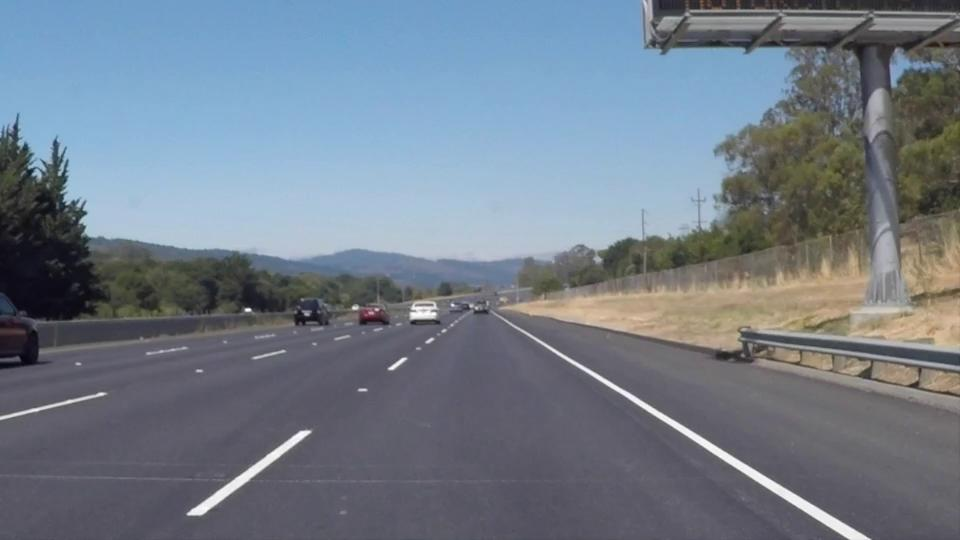
//> input picture 1.jpg, 960 x 540 px
$ ./lane_detection   (built with g++ and OpenCV 4)
//> lines starting //> are read from the running program, lines starting //| are printed output that depends on the picture; after the words box and inside, x2 and y2 are one past the last pixel; in counts of white or black regions, pixels touching at a corner belong together
/**
 * @file lane_detection.cpp
 * @brief Lane detection on roads for self-driving cars.
 * @author Anirudh Narayanan
 */

#include <iostream>
#include <sstream>
#include <opencv2/imgcodecs.hpp>
#include <opencv2/imgproc.hpp>
#include <opencv2/videoio.hpp>
#include <opencv2/highgui.hpp>
#include <opencv2/video.hpp>
#include <math.h> // power, tan
#include <stdlib.h>  // absolute value
#include <algorithm> // for sort

using namespace cv;
using namespace std;

// Function for finding median
double median(vector<double> vec) {

	// get size of vector
	int vecSize = vec.size();

	// if vector is empty throw error
	if (vecSize == 0) {
		throw domain_error("median of empty vector");
	}

	// sort vector
	sort(vec.begin(), vec.end());

	// define middle and median
	int middle;
	double median;

		// if even number of elements in vec, take average of two middle values
	if (vecSize % 2 == 0) {
		// a value representing the middle of the array. If array is of size 4 this is 2
		// if it's 8 then middle is 4
		middle = vecSize/2;

		// take average of middle values, so if vector is [1, 2, 3, 4] we want average of 2 and 3
		// since we index at 0 middle will be the higher one vec[2] in the above vector is 3, and vec[1] is 2
		median = (vec[middle-1] + vec[middle]) / 2;
	}

	// odd number of values in the vector
	else {
		middle = vecSize/2; // take the middle again

		// if vector is 1 2 3 4 5, middle will be 5/2 = 2, and vec[2] = 3, the middle value
		median = vec[middle];
	}

	return median;
}

int main(int argc, char** argv) {

	//---------------GET IMAGE---------------------
	 // Read the image file
	 // TODO: Change to an argument, enter path to image
	 Mat image = imread("/Users/anirudhramesh/Desktop/opencv/PROJECT/1.jpg"); // read the image into mat type variable, image, if funning from cmd line, path is ../src/1.jpg
//> image is the input picture: 540 rows x 960 cols, CV_8UC3; mean B, G, R 137.4, 124.9, 114.2

	 // Check for failure in reading the image
	 if (image.empty()) // check if it's empty
	 {
	  cout << "Could not open or find the image" << endl;
	  return -1;
	 }

	 // name of window to show original image
	 String originalWindowName = "Original Image";

	 // Show the original image
	 imshow(originalWindowName, image);
	 waitKey(0); // Wait for any keystroke in the window


	 //--------------GRAYSCALE IMAGE-----------------
	 // Define grayscale image
	 Mat imageGray;

	 // Convert image to grayscale
	 cvtColor(image, imageGray, COLOR_BGR2GRAY);
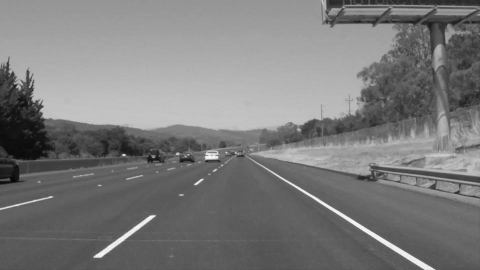
//> imageGray: 540 rows x 960 cols, CV_8UC1 (shown at 1/2 size); min 3, max 255, mean 123.1

	 // window for grayscaled image
	 String grayscaleWindowName = "Grayscaled image";

	 // Show grayscale image
	 imshow(grayscaleWindowName, imageGray);
	 waitKey(0); // wait for a key press


	 //--------------GAUSSIAN SMOOTHING-----------------
	 // Use low pass filter to remove noise, removes high freq stuff like edges
	 int kernelSize = 9; // bigger kernel = more smoothing

	 // Define smoothed image
	 Mat smoothedIm;
	 GaussianBlur(imageGray, smoothedIm, Size(kernelSize, kernelSize), 0,0);

	 // window for smoothed image
	 String smoothedWindowName = "Smoothed image";

	 // Show smoothed image
	 imshow(smoothedWindowName, smoothedIm);
	 waitKey(0); // wait for a key press


	 //---------------EDGE DETECTION---------------------
	 // finds gradient in x,y direction, gradient direction is perpendicular to edges
	 // Define values for edge detection
	 int minVal = 60;
	 int maxVal = 150;

	 // Define edge detection image, do edge detection
	 Mat edgesIm;
	 Canny(smoothedIm, edgesIm, minVal, maxVal);
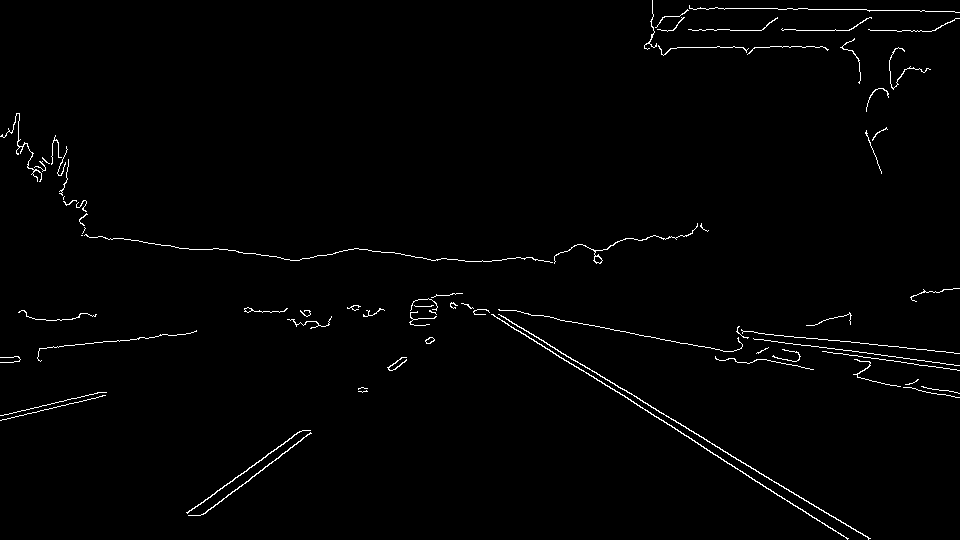
//> edgesIm: 540 rows x 960 cols, CV_8UC1; 1.3% white in thin lines or dots

	 // window for edge detection image
	 String edgeWindowName = "edge detection image";

	 // Show edge detection image
	 imshow(edgeWindowName, edgesIm);
	 waitKey(0); // wait for a key press

	 //--------------------CREATE MASK---------------------------
	 // Create mask to only keep area defined by four corners
	 // Black out every area outside area

	 // Define masked image
	 // Create all black image with same dimensions as original image
	 // 3rd arg is CV_<bit-depth>{U|S|F}C(<number_of_channels>), so this is 8bit, unsigned int, channels: 1
	 Mat mask(image.size().height, image.size().width, CV_8UC1, Scalar(0)); // CV_8UC3 to make it a 3 channel

	 // Define the points for the mask
	 // Use Point type for x,y points
	 Point p1 = Point(0,image.size().height);
	 Point p2 = Point(455, 320);
	 Point p3 = Point(505, 320);
	 Point p4 = Point(image.size().width, image.size().height);

	 // create vector from array with points we just defined
	 Point vertices1[] = {p1,p2,p3,p4};
	 std::vector<Point> vertices (vertices1, vertices1 + sizeof(vertices1) / sizeof(Point));

	 // Create vector of vectors, add the vertices we defined above
	 // (you could add multiple other similar contours to this vector)
	 std::vector<std::vector<Point> > verticesToFill;
	 verticesToFill.push_back(vertices);

	 // Fill in the vertices on the blank image, showing what the mask is
	 fillPoly(mask, verticesToFill, Scalar(255,255,255));
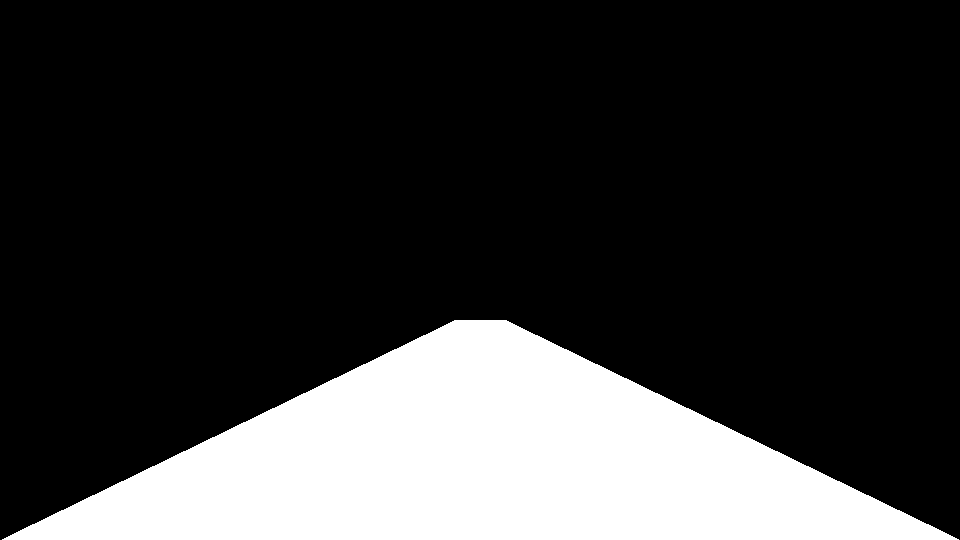
//> mask: 540 rows x 960 cols, CV_8UC1; 21.4% white; 1 white region, box (x1, y1, x2, y2) and area: (2, 320, 959, 540) 111114

	 // Show the mask
	 imshow("Mask", mask);
	 waitKey(0);

	 //---------------------APPLY MASK TO IMAGE----------------------
	 // create image only where mask and edge Detection image are the same

	 // Create masked im, which takes input1, input2, and output. Only keeps where two images overlap
	 Mat maskedIm = edgesIm.clone();
	 bitwise_and(edgesIm, mask, maskedIm);
//> maskedIm: 540 rows x 960 cols, CV_8UC1; 0.32% white in thin lines or dots, all inside (x1, y1, x2, y2) = (186, 320, 871, 540)

	 // Show masked image
	 imshow("Masked Image", maskedIm);
	 waitKey(0);


	 //------------------------HOUGH LINES----------------------------
	 float rho = 2;
	 float pi = 3.14159265358979323846;
	 float theta = pi/180;
	 float threshold = 45;
	 int minLineLength = 40;
	 int maxLineGap = 100;
	 // [7 lines of commented-out code are left out]


	 vector<Vec4i> lines; // A Vec4i is a type holding 4 integers
	 HoughLinesP(maskedIm, lines, rho, theta, threshold, minLineLength, maxLineGap);
//> lines = 12 lines (x1, y1, x2, y2), first 8: [659, 412, 868, 538], [502, 321, 848, 538], [203, 514, 434, 340], [512, 323, 870, 538], [187, 512, 434, 339], [724, 461, 847, 538], [547, 349, 639, 405], [235, 477, 400, 365]
//> (the rest of the program and of its run is left out)
